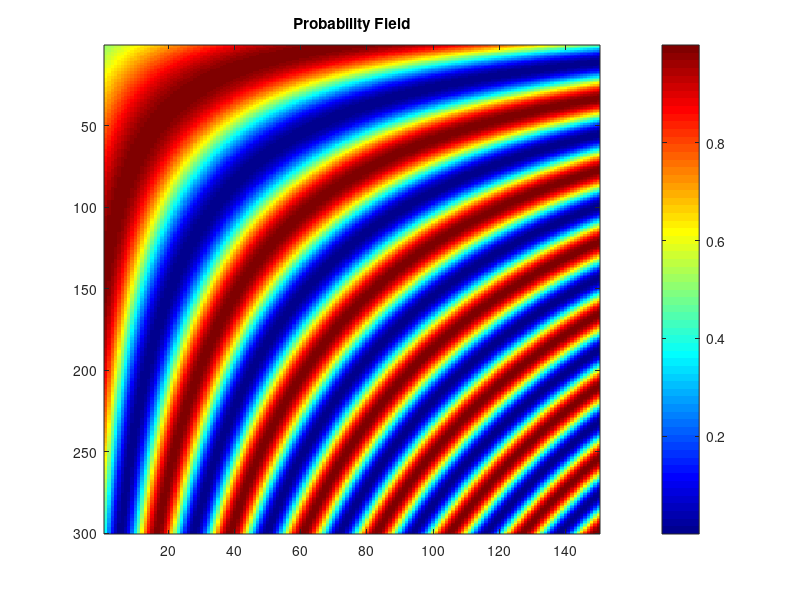
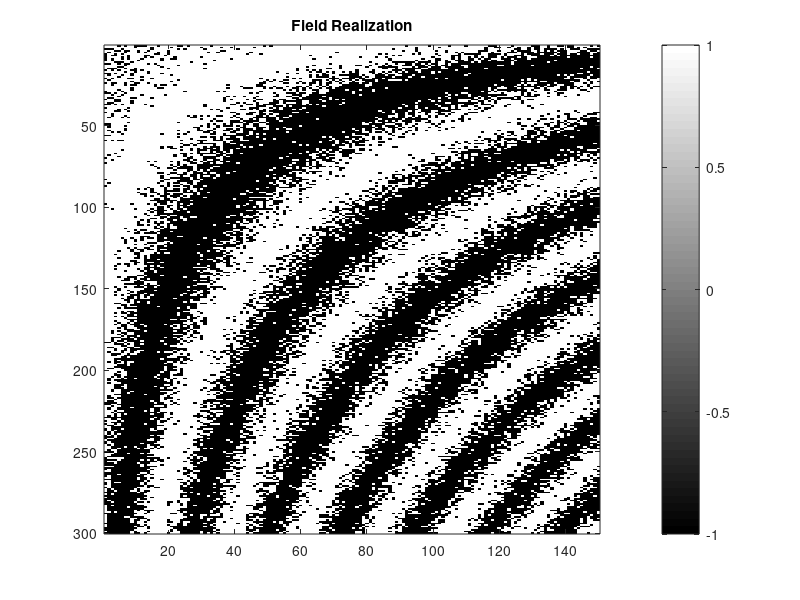
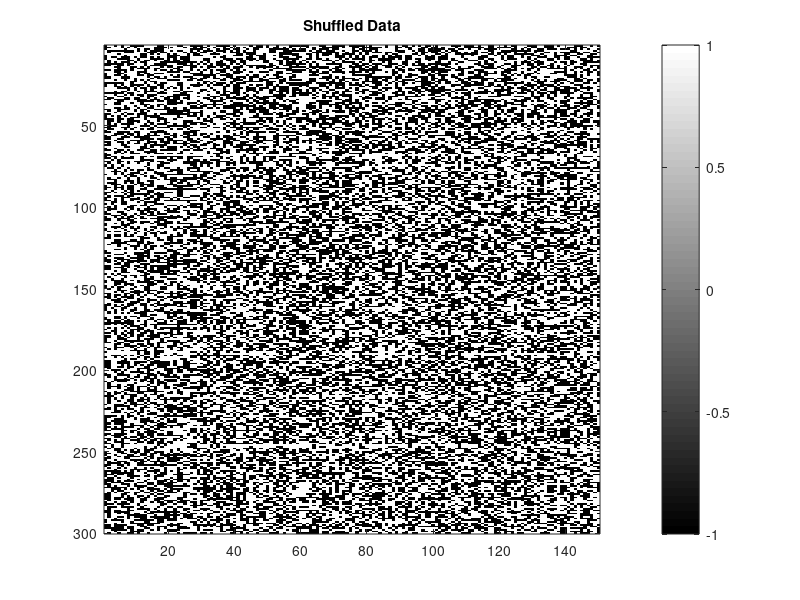

Recreate these plots in MATLAB, in order. (Note: this script raises an error after producing the figures.)
% In this example we generate a smooth artificial probability field.
% then we sample it as independent Bernoulli variables, and attempt to  
% recover the underlying field from the measurements, using the Questionnaire 
% algorithm
% =========================================================================
close all; clear; clc;


%% ========================================================================
% create input data:
% ========================================================================
n_rows = 300;
n_cols = 150;

[x, y] = meshgrid((1:n_cols)*2*pi/n_cols, (1:n_rows)*2*pi/n_rows);
pf = 0.5*(1+sin((x+y+2*x.*y)/2));
figure, imagesc(pf), colormap jet, axis on, title('Probability Field'), colorbar

orig_data = binornd(1,pf); 
orig_data(orig_data == 0) = -1;
figure, imagesc(orig_data), colormap gray, axis on, title('Field Realization'), colorbar

row_perm = randperm(n_rows);
col_perm = randperm(n_cols);
data = orig_data(row_perm,:); 
data = data(:,col_perm);
figure, imagesc(data), colormap gray, axis on, title('Shuffled Data'), colorbar


%% ========================================================================
% set parameters and run Questionnaire:
% ========================================================================
row_alpha = 0;      
col_alpha = 0;      
row_beta = 1;
col_beta = 1;

params = SetQuestParams(row_alpha, row_beta, col_alpha, col_beta);
[row_tree, col_tree] = RunQuestionnaire(params, data);


%% ========================================================================
% rearrange the data based on the induced metrics:
% ========================================================================
row_aff = CalcEmdAff(data.', col_tree, params.row_emd);
col_aff = CalcEmdAff(data, row_tree, params.col_emd);

row_thresh = 0.6; 
col_thresh = 0.6;
% fairly high thresholds on the affinities (data-dependent), which are aimed  
% to collapse the diffusion map into a curve.
row_aff = threshold(row_aff, row_thresh);
col_aff = threshold(col_aff, col_thresh);
OrganizeData(orig_data, data, row_aff, col_aff, row_perm, col_perm);




